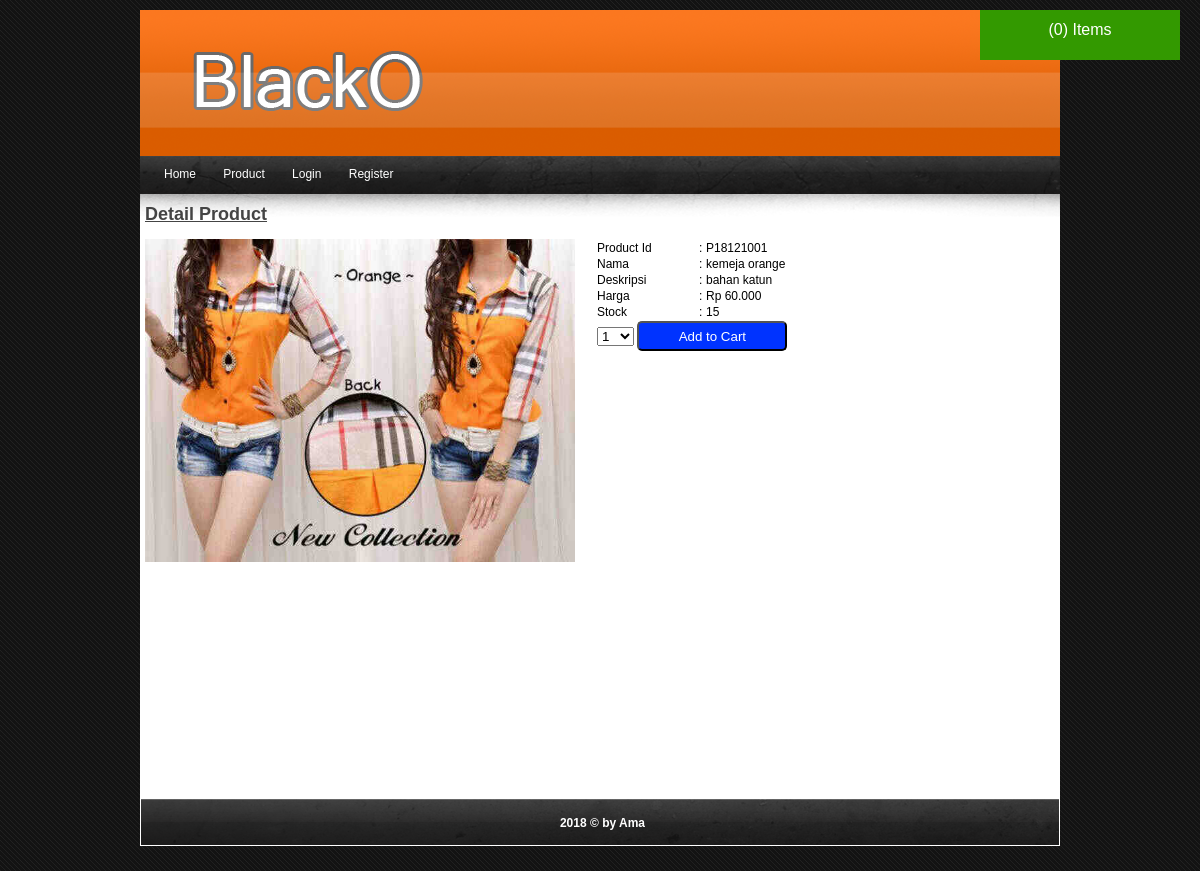
/detail_product.php?id=P18121001, run on the app's committed database.
### tables this page shows
CREATE TABLE `product` (
  `product_id` varchar(15) NOT NULL,
  `kategori_id` varchar(5) NOT NULL,
  `product_nama` varchar(50) NOT NULL,
  `product_keterangan` text NOT NULL,
  `product_harga` int(10) NOT NULL,
  `product_stock` int(3) NOT NULL,
  `product_gambar` varchar(20) NOT NULL,
  `product_status` varchar(15) NOT NULL
);

### detail_product.php (the view, shortened to what this page needs)
<?php
require_once 'session.php';
?>
<!DOCTYPE html PUBLIC "-//W3C//DTD XHTML 1.0 Transitional//EN" "http://www.w3.org/TR/xhtml1/DTD/xhtml1-transitional.dtd">
<html xmlns="http://www.w3.org/1999/xhtml">
<head>
<?php require_once 'title.php'; ?>
</head>
<body>
<div id="wrapper">
	<?php require_once 'header.php'; ?>
    <?php require_once 'menu.php'; ?>
    <div id="content">
        <div id="contenttext">
            <h2>Detail Product</h2><br>
            <?php
            $data=mysqli_query($con, "select * from product where product_id='".$_GET['id']."'");
            $rowData=mysqli_fetch_array($data);
            ?>
            <div id="product_detail">
            	<div class="product_detail_box">
            		<img src="product/<?php echo $rowData['product_gambar']?>" width="430">
            	</div>
            	<div class="product_detail_box">
            		<table>
            			<tr>
            				<td width="100">Product Id</td>
            				<td width="5">:</td>
            				<td>
            					<?php echo $rowData['product_id']; ?>
            				</td>
            			</tr>
            			<tr>
            				<td>Nama</td>
            				<td>:</td>
            				<td>
            					<?php echo $rowData['product_nama']; ?>
            				</td>
            			</tr>
            			<tr>
            				<td>Deskripsi</td>
            				<td>:</td>
            				<td>
            					<?php echo $rowData['product_keterangan']; ?>
            				</td>
            			</tr>
            			<tr>
            				<td>Harga</td>
            				<td>:</td>
            				<td>
            					<?php echo "Rp ".number_format($rowData['product_harga'], 0, ",", "."); ?>
            				</td>
            			</tr>
            			<tr>
            				<td>Stock</td>
            				<td>:</td>
            				<td>
            					<?php echo $rowData['product_stock']; ?>
            				</td>
            			</tr>
            			<tr>
            				<td colspan="3" align="right">
            					<form action="#" method="post">
            					<select name="jmlOrder">
            						<?php
            						$start=1;
            						while($start<=$rowData['product_stock'])
            						{
            							?>
            							<option value="<?php echo $start;?>">
            								<?php echo $start; ?>
            							</option>
            							<?php
            							$start++;
            						}
            						?>
            					</select>
            					<input type="submit" name="addCart" value="Add to Cart" id="orderButton">
            					</form>
            				</td>
            			</tr>
            		</table>
            	</div>
            </div>
        </div>
    </div>
    <?php require_once 'footer.php'; ?>
</div>
</body>
</html>

### css/style.css (style rules this page uses)
* { margin:0; padding:0; }
body { font-family:Trebuchet MS, Arial, Helvetica, sans-serif; font-size:12px; background:url(../images/bg.jpg) repeat; margin:10px 0 25px 0; }
#wrapper { width:920px; margin:0 auto; }
#content { background:url(../images/zz.PNG) top repeat-x #ffffff; padding-top:10px; padding-bottom:60px; }
#contenttext { margin-left:5px; overflow: hidden; }
h2 { color:#444444; text-decoration:underline; }
input#orderButton { width:150px; height:30px; background:#03F; color:#FFF; border-radius:5px 5px 5px 5px; }
#product_detail { width:inherit; min-height:300px; overflow:auto; }
.product_detail_box { width:450px; height:500px; float:left; }

### data on the page
product: product_gambar (picture), product "P18121001", product_nama "kemeja orange", product_keterangan "bahan katun", product_harga "60.000", product_stock "15"

### other printed values
$cartCount "0"
form field jmlOrder "1"
